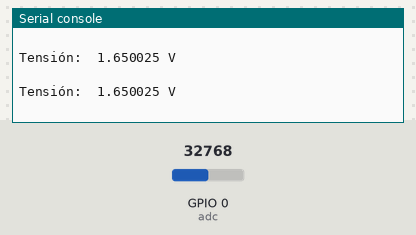
The program below on a simulated ESP32 board running MicroPython. Parts: the last lines printed to the serial console. Inputs (shaded band) come from the test bench; at power-on: GPIO 0 (adc) = 32768 (analog values on the 0–65535 scale).

Above: at 1.2 s.
1.3 s: GPIO 0 (adc) set to 45874
At 1.9 s:
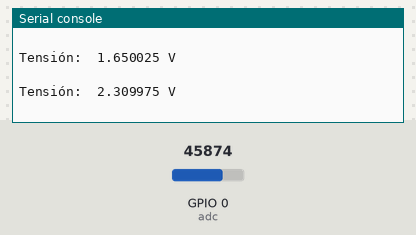
2.8 s: GPIO 0 (adc) set to 57670
At 3.4 s:
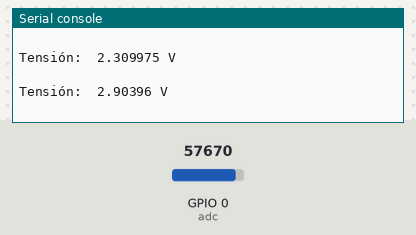
Timing chart, 0 to 5.8 s (numbered marks = the images above; inputs shaded):
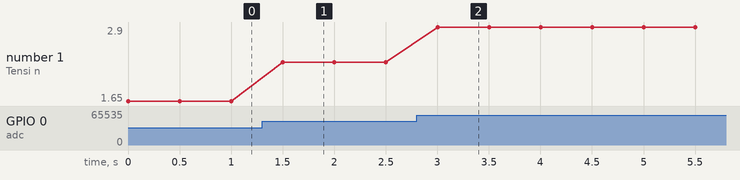

Measured:
- after the input at 1.3 s, the serial console: prints a new line after 0.20 s (image 1)
- after the input at 2.8 s, the serial console: prints a new line after 0.20 s (image 2)
- plotted number 1: 1.65 → 2.31 after the input at 1.3 s, 2.31 → 2.9 after the input at 2.8 s

The program:

MQ.py
```python
# MQ - Detector de gases

from machine import ADC, Pin
import utime

pin_sensor = Pin(26, Pin.IN)
adc = ADC(0)

''''
#Configuración
adc.atten(ADC.ATTN_11DB) # Resolución (11dB)
adc.width(ADC.WIDTH_12BIT) # Frecuencia de Muestreo (12 Bit)
'''

while True:
    value = adc.read_u16()
    if value!=0:
        voltage = value* 3.3 / 65535
        print("Tensión: ", voltage, "V\n")
    else:
        print("--\n")

    utime.sleep(0.5)
```
